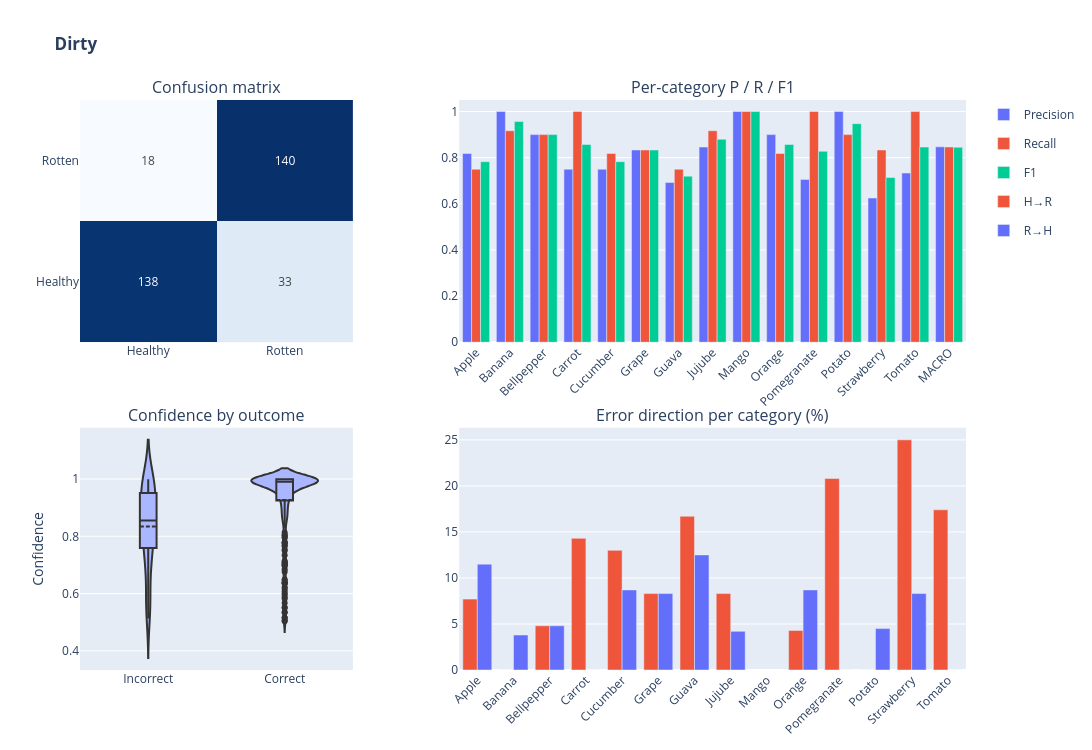
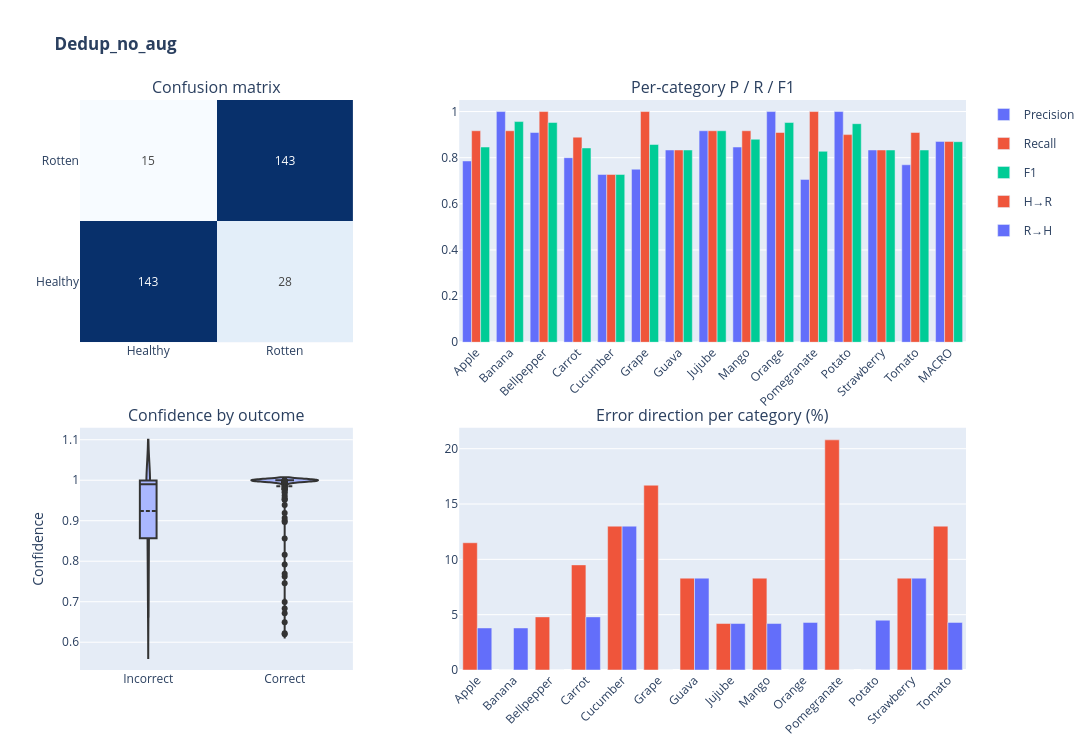
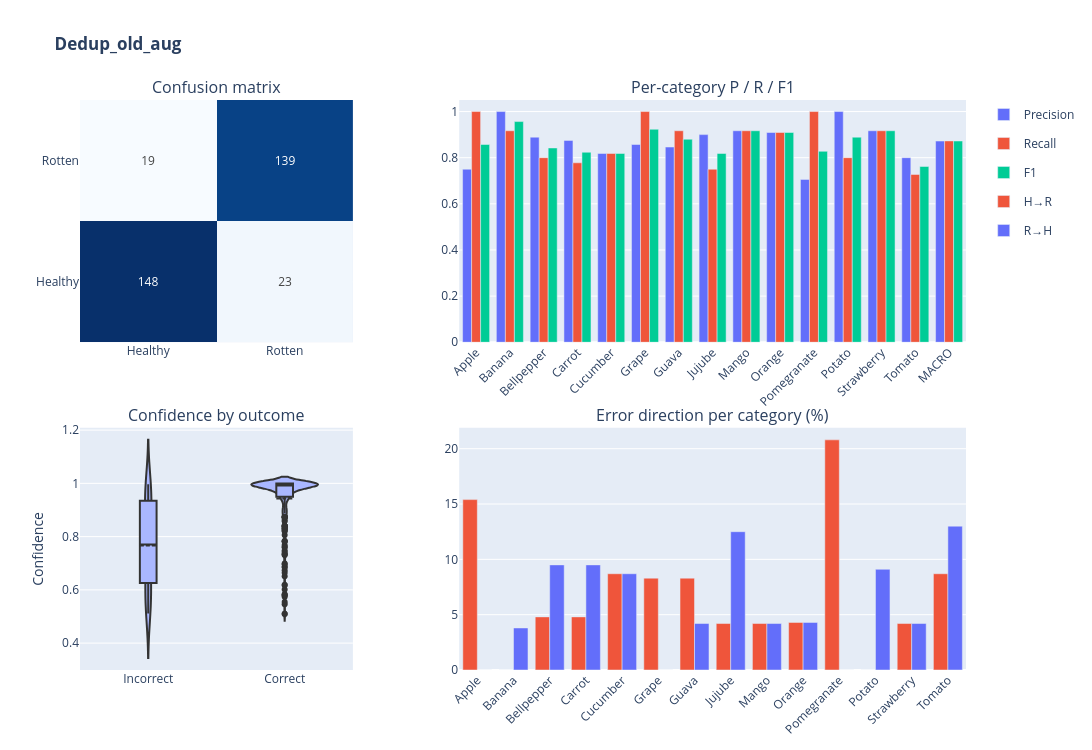
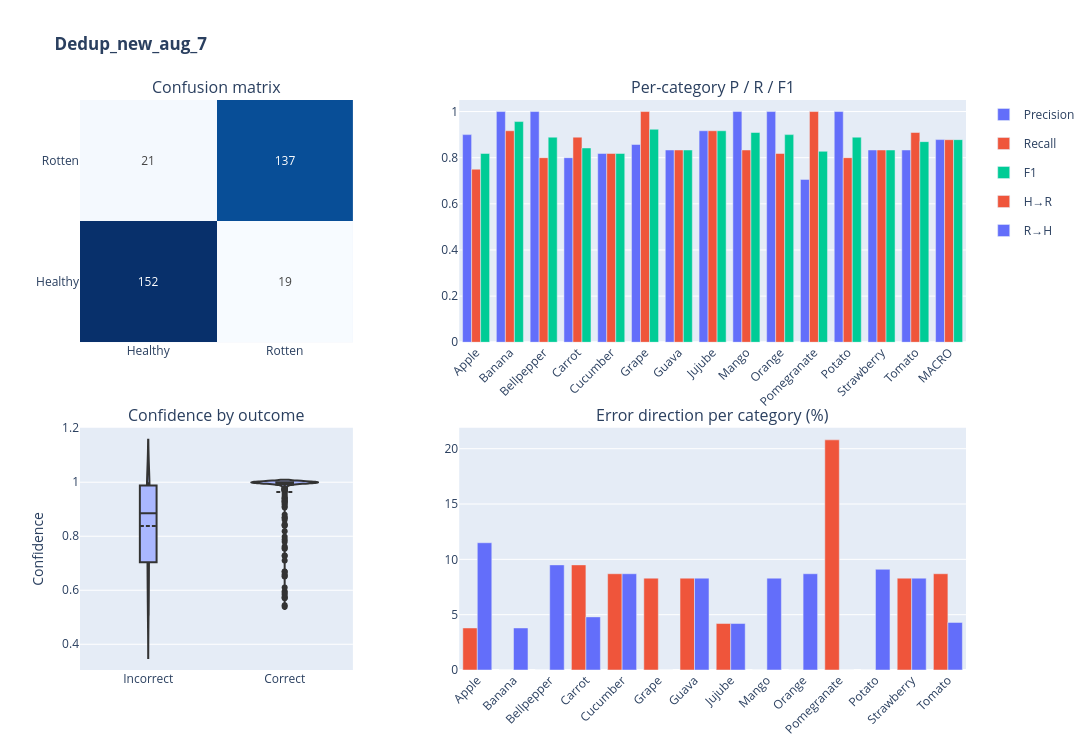

Notebook cell for these charts, in order:
### Markdown cell above
## 2. Cross-Model Comparison
High-level comparison across all models: overall accuracy, per-category breakdown, and an accuracy heatmap. Key observation: the dirty dataset (largest volume) outperforms cleaner subsets, suggesting data volume dominates over data cleanliness for this task at current scale.

### Code cell
for model_name, df in results.items():
    y_true = df["true_label"].values
    y_pred = df["pred"].values
    conf   = df["confidence"].values

    # ── Precompute all four panels ──
    cm = confusion_matrix(y_true, y_pred)

    categories = sorted(df["produce"].unique())
    rows = []
    for cat in categories:
        sub = df[df["produce"] == cat]
        p, r, f, _ = precision_recall_fscore_support(
            sub["true_label"], sub["pred"], average="binary", zero_division=0)
        rows.append({"Category": cat, "Precision": p, "Recall": r, "F1": f})
    p_mac, r_mac, f_mac, _ = precision_recall_fscore_support(
        y_true, y_pred, average="macro", zero_division=0)
    rows.append({"Category": "MACRO", "Precision": p_mac, "Recall": r_mac, "F1": f_mac})
    prf_df = pd.DataFrame(rows)

    errors = df[~df["correct"]].copy()
    errors["error_type"] = np.where(errors["true_label"] == 0, "H→R", "R→H")
    total = df.groupby("produce").size()
    breakdown = errors.groupby(["produce", "error_type"]).size().unstack(fill_value=0)
    breakdown_pct = (breakdown.div(total, axis=0) * 100).round(1)

    # ── Build 2x2 grid ──
    fig = make_subplots(
        rows=2, cols=2,
        subplot_titles=("Confusion matrix", "Per-category P / R / F1",
                        "Confidence by outcome",  "Error direction per category (%)"),
        horizontal_spacing=0.12, vertical_spacing=0.15,
        column_widths=[0.35, 0.65],
    )

    # 1. Confusion matrix
    fig.add_trace(go.Heatmap(
        z=cm, x=CLASS_NAMES, y=CLASS_NAMES, colorscale="Blues",
        text=cm, texttemplate="%{text}", showscale=False,
    ), row=1, col=1)

    # 2. P/R/F1 per category (grouped bars)
    for metric, color in [("Precision", "#636EFA"), ("Recall", "#EF553B"), ("F1", "#00CC96")]:
        fig.add_trace(go.Bar(
            name=metric, x=prf_df["Category"], y=prf_df[metric],
            marker_color=color, legendgroup=metric,
        ), row=1, col=2)

    # 3. Confidence distribution — violin (plays nice with grouped barmode elsewhere)
    fig.add_trace(go.Violin(
        x=np.where(df["correct"], "Correct", "Incorrect"),
        y=conf, box_visible=True, meanline_visible=True,
        points="outliers", line_color="#333", fillcolor="#AAB7FF",
        showlegend=False,
    ), row=2, col=1)

    # 4. Error direction
    err_long = breakdown_pct.reset_index().melt(id_vars="produce", var_name="error_type", value_name="value")
    for etype, color in [("H→R", "#EF553B"), ("R→H", "#636EFA")]:
        sub = err_long[err_long["error_type"] == etype]
        fig.add_trace(go.Bar(
            name=etype, x=sub["produce"], y=sub["value"],
            marker_color=color, legendgroup=etype,
        ), row=2, col=2)

    fig.update_layout(
        height=750, width=1300,
        title_text=f"<b>{model_name}</b>",
        barmode="group",
    )
    fig.update_xaxes(tickangle=-45, row=1, col=2)
    fig.update_xaxes(tickangle=-45, row=2, col=2)
    fig.update_yaxes(range=[0, 1.05], row=1, col=2)
    fig.update_yaxes(title_text="Confidence", row=2, col=1)

    fig.show()

### Figure 1 — Plotly figure (JSON) as saved in the notebook; plotly's stock layout.template omitted (floating-point values rounded to 4 significant figures; data arrays with more than 128 entries replaced by an {"elided": "..."} marker saying what was removed)
{"data": [{"colorscale": [[0, "rgb(247,251,255)"], [0.125, "rgb(222,235,247)"], [0.25, "rgb(198,219,239)"], [0.375, "rgb(158,202,225)"], [0.5, "rgb(107,174,214)"], [0.625, "rgb(66,146,198)"], [0.75, "rgb(33,113,181)"], [0.875, "rgb(8,81,156)"], [1, "rgb(8,48,107)"]], "showscale": false, "text": [[138, 33], [18, 140]], "texttemplate": "%{text}", "type": "heatmap", "x": ["Healthy", "Rotten"], "xaxis": "x", "y": ["Healthy", "Rotten"], "yaxis": "y", "z": [[138, 33], [18, 140]]}, {"legendgroup": "Precision", "marker": {"color": "#636EFA"}, "name": "Precision", "type": "bar", "x": ["Apple", "Banana", "Bellpepper", "Carrot", "Cucumber", "Grape", "Guava", "Jujube", "Mango", "Orange", "Pomegranate", "Potato", "Strawberry", "Tomato", "MACRO"], "xaxis": "x2", "y": [0.8182, 1.0, 0.9, 0.75, 0.75, 0.8333, 0.6923, 0.8462, 1.0, 0.9, 0.7059, 1.0, 0.625, 0.7333, 0.8469], "yaxis": "y2"}, {"legendgroup": "Recall", "marker": {"color": "#EF553B"}, "name": "Recall", "type": "bar", "x": ["Apple", "Banana", "Bellpepper", "Carrot", "Cucumber", "Grape", "Guava", "Jujube", "Mango", "Orange", "Pomegranate", "Potato", "Strawberry", "Tomato", "MACRO"], "xaxis": "x2", "y": [0.75, 0.9167, 0.9, 1.0, 0.8182, 0.8333, 0.75, 0.9167, 1.0, 0.8182, 1.0, 0.9, 0.8333, 1.0, 0.8465], "yaxis": "y2"}, {"legendgroup": "F1", "marker": {"color": "#00CC96"}, "name": "F1", "type": "bar", "x": ["Apple", "Banana", "Bellpepper", "Carrot", "Cucumber", "Grape", "Guava", "Jujube", "Mango", "Orange", "Pomegranate", "Potato", "Strawberry", "Tomato", "MACRO"], "xaxis": "x2", "y": [0.7826, 0.9565, 0.9, 0.8571, 0.7826, 0.8333, 0.72, 0.88, 1.0, 0.8571, 0.8276, 0.9474, 0.7143, 0.8462, 0.845], "yaxis": "y2"}, {"box": {"visible": true}, "fillcolor": "#AAB7FF", "line": {"color": "#333"}, "meanline": {"visible": true}, "points": "outliers", "showlegend": false, "type": "violin", "x": {"elided": "329 str values"}, "xaxis": "x3", "y": {"elided": "329 float values"}, "yaxis": "y3"}, {"legendgroup": "H→R", "marker": {"color": "#EF553B"}, "name": "H→R", "type": "bar", "x": ["Apple", "Banana", "Bellpepper", "Carrot", "Cucumber", "Grape", "Guava", "Jujube", "Mango", "Orange", "Pomegranate", "Potato", "Strawberry", "Tomato"], "xaxis": "x4", "y": [7.7, 0.0, 4.8, 14.3, 13.0, 8.3, 16.7, 8.3, NaN, 4.3, 20.8, 0.0, 25.0, 17.4], "yaxis": "y4"}, {"legendgroup": "R→H", "marker": {"color": "#636EFA"}, "name": "R→H", "type": "bar", "x": ["Apple", "Banana", "Bellpepper", "Carrot", "Cucumber", "Grape", "Guava", "Jujube", "Mango", "Orange", "Pomegranate", "Potato", "Strawberry", "Tomato"], "xaxis": "x4", "y": [11.5, 3.8, 4.8, 0.0, 8.7, 8.3, 12.5, 4.2, NaN, 8.7, 0.0, 4.5, 8.3, 0.0], "yaxis": "y4"}], "layout": {"annotations": [{"font": {"size": 16}, "showarrow": false, "text": "Confusion matrix", "x": 0.154, "xanchor": "center", "xref": "paper", "y": 1, "yanchor": "bottom", "yref": "paper"}, {"font": {"size": 16}, "showarrow": false, "text": "Per-category P / R / F1", "x": 0.714, "xanchor": "center", "xref": "paper", "y": 1, "yanchor": "bottom", "yref": "paper"}, {"font": {"size": 16}, "showarrow": false, "text": "Confidence by outcome", "x": 0.154, "xanchor": "center", "xref": "paper", "y": 0.425, "yanchor": "bottom", "yref": "paper"}, {"font": {"size": 16}, "showarrow": false, "text": "Error direction per category (%)", "x": 0.714, "xanchor": "center", "xref": "paper", "y": 0.425, "yanchor": "bottom", "yref": "paper"}], "barmode": "group", "height": 750, "title": {"text": "<b>Dirty</b>"}, "width": 1300, "xaxis": {"anchor": "y", "domain": [0, 0.308]}, "xaxis2": {"anchor": "y2", "domain": [0.428, 1], "tickangle": -45}, "xaxis3": {"anchor": "y3", "domain": [0, 0.308]}, "xaxis4": {"anchor": "y4", "domain": [0.428, 1], "tickangle": -45}, "yaxis": {"anchor": "x", "domain": [0.575, 1]}, "yaxis2": {"anchor": "x2", "domain": [0.575, 1], "range": [0, 1.05]}, "yaxis3": {"anchor": "x3", "domain": [0, 0.425], "title": {"text": "Confidence"}}, "yaxis4": {"anchor": "x4", "domain": [0, 0.425]}}}

### Figure 2 — Plotly figure (JSON) as saved in the notebook; plotly's stock layout.template omitted (floating-point values rounded to 4 significant figures; data arrays with more than 128 entries replaced by an {"elided": "..."} marker saying what was removed)
{"data": [{"colorscale": [[0, "rgb(247,251,255)"], [0.125, "rgb(222,235,247)"], [0.25, "rgb(198,219,239)"], [0.375, "rgb(158,202,225)"], [0.5, "rgb(107,174,214)"], [0.625, "rgb(66,146,198)"], [0.75, "rgb(33,113,181)"], [0.875, "rgb(8,81,156)"], [1, "rgb(8,48,107)"]], "showscale": false, "text": [[143, 28], [15, 143]], "texttemplate": "%{text}", "type": "heatmap", "x": ["Healthy", "Rotten"], "xaxis": "x", "y": ["Healthy", "Rotten"], "yaxis": "y", "z": [[143, 28], [15, 143]]}, {"legendgroup": "Precision", "marker": {"color": "#636EFA"}, "name": "Precision", "type": "bar", "x": ["Apple", "Banana", "Bellpepper", "Carrot", "Cucumber", "Grape", "Guava", "Jujube", "Mango", "Orange", "Pomegranate", "Potato", "Strawberry", "Tomato", "MACRO"], "xaxis": "x2", "y": [0.7857, 1.0, 0.9091, 0.8, 0.7273, 0.75, 0.8333, 0.9167, 0.8462, 1.0, 0.7059, 1.0, 0.8333, 0.7692, 0.8707], "yaxis": "y2"}, {"legendgroup": "Recall", "marker": {"color": "#EF553B"}, "name": "Recall", "type": "bar", "x": ["Apple", "Banana", "Bellpepper", "Carrot", "Cucumber", "Grape", "Guava", "Jujube", "Mango", "Orange", "Pomegranate", "Potato", "Strawberry", "Tomato", "MACRO"], "xaxis": "x2", "y": [0.9167, 0.9167, 1.0, 0.8889, 0.7273, 1.0, 0.8333, 0.9167, 0.9167, 0.9091, 1.0, 0.9, 0.8333, 0.9091, 0.8707], "yaxis": "y2"}, {"legendgroup": "F1", "marker": {"color": "#00CC96"}, "name": "F1", "type": "bar", "x": ["Apple", "Banana", "Bellpepper", "Carrot", "Cucumber", "Grape", "Guava", "Jujube", "Mango", "Orange", "Pomegranate", "Potato", "Strawberry", "Tomato", "MACRO"], "xaxis": "x2", "y": [0.8462, 0.9565, 0.9524, 0.8421, 0.7273, 0.8571, 0.8333, 0.9167, 0.88, 0.9524, 0.8276, 0.9474, 0.8333, 0.8333, 0.8693], "yaxis": "y2"}, {"box": {"visible": true}, "fillcolor": "#AAB7FF", "line": {"color": "#333"}, "meanline": {"visible": true}, "points": "outliers", "showlegend": false, "type": "violin", "x": {"elided": "329 str values"}, "xaxis": "x3", "y": {"elided": "329 float values"}, "yaxis": "y3"}, {"legendgroup": "H→R", "marker": {"color": "#EF553B"}, "name": "H→R", "type": "bar", "x": ["Apple", "Banana", "Bellpepper", "Carrot", "Cucumber", "Grape", "Guava", "Jujube", "Mango", "Orange", "Pomegranate", "Potato", "Strawberry", "Tomato"], "xaxis": "x4", "y": [11.5, 0.0, 4.8, 9.5, 13.0, 16.7, 8.3, 4.2, 8.3, 0.0, 20.8, 0.0, 8.3, 13.0], "yaxis": "y4"}, {"legendgroup": "R→H", "marker": {"color": "#636EFA"}, "name": "R→H", "type": "bar", "x": ["Apple", "Banana", "Bellpepper", "Carrot", "Cucumber", "Grape", "Guava", "Jujube", "Mango", "Orange", "Pomegranate", "Potato", "Strawberry", "Tomato"], "xaxis": "x4", "y": [3.8, 3.8, 0.0, 4.8, 13.0, 0.0, 8.3, 4.2, 4.2, 4.3, 0.0, 4.5, 8.3, 4.3], "yaxis": "y4"}], "layout": {"annotations": [{"font": {"size": 16}, "showarrow": false, "text": "Confusion matrix", "x": 0.154, "xanchor": "center", "xref": "paper", "y": 1, "yanchor": "bottom", "yref": "paper"}, {"font": {"size": 16}, "showarrow": false, "text": "Per-category P / R / F1", "x": 0.714, "xanchor": "center", "xref": "paper", "y": 1, "yanchor": "bottom", "yref": "paper"}, {"font": {"size": 16}, "showarrow": false, "text": "Confidence by outcome", "x": 0.154, "xanchor": "center", "xref": "paper", "y": 0.425, "yanchor": "bottom", "yref": "paper"}, {"font": {"size": 16}, "showarrow": false, "text": "Error direction per category (%)", "x": 0.714, "xanchor": "center", "xref": "paper", "y": 0.425, "yanchor": "bottom", "yref": "paper"}], "barmode": "group", "height": 750, "title": {"text": "<b>Dedup_no_aug</b>"}, "width": 1300, "xaxis": {"anchor": "y", "domain": [0, 0.308]}, "xaxis2": {"anchor": "y2", "domain": [0.428, 1], "tickangle": -45}, "xaxis3": {"anchor": "y3", "domain": [0, 0.308]}, "xaxis4": {"anchor": "y4", "domain": [0.428, 1], "tickangle": -45}, "yaxis": {"anchor": "x", "domain": [0.575, 1]}, "yaxis2": {"anchor": "x2", "domain": [0.575, 1], "range": [0, 1.05]}, "yaxis3": {"anchor": "x3", "domain": [0, 0.425], "title": {"text": "Confidence"}}, "yaxis4": {"anchor": "x4", "domain": [0, 0.425]}}}

### Figure 3 — Plotly figure (JSON) as saved in the notebook; plotly's stock layout.template omitted (floating-point values rounded to 4 significant figures; data arrays with more than 128 entries replaced by an {"elided": "..."} marker saying what was removed)
{"data": [{"colorscale": [[0, "rgb(247,251,255)"], [0.125, "rgb(222,235,247)"], [0.25, "rgb(198,219,239)"], [0.375, "rgb(158,202,225)"], [0.5, "rgb(107,174,214)"], [0.625, "rgb(66,146,198)"], [0.75, "rgb(33,113,181)"], [0.875, "rgb(8,81,156)"], [1, "rgb(8,48,107)"]], "showscale": false, "text": [[148, 23], [19, 139]], "texttemplate": "%{text}", "type": "heatmap", "x": ["Healthy", "Rotten"], "xaxis": "x", "y": ["Healthy", "Rotten"], "yaxis": "y", "z": [[148, 23], [19, 139]]}, {"legendgroup": "Precision", "marker": {"color": "#636EFA"}, "name": "Precision", "type": "bar", "x": ["Apple", "Banana", "Bellpepper", "Carrot", "Cucumber", "Grape", "Guava", "Jujube", "Mango", "Orange", "Pomegranate", "Potato", "Strawberry", "Tomato", "MACRO"], "xaxis": "x2", "y": [0.75, 1.0, 0.8889, 0.875, 0.8182, 0.8571, 0.8462, 0.9, 0.9167, 0.9091, 0.7059, 1.0, 0.9167, 0.8, 0.8721], "yaxis": "y2"}, {"legendgroup": "Recall", "marker": {"color": "#EF553B"}, "name": "Recall", "type": "bar", "x": ["Apple", "Banana", "Bellpepper", "Carrot", "Cucumber", "Grape", "Guava", "Jujube", "Mango", "Orange", "Pomegranate", "Potato", "Strawberry", "Tomato", "MACRO"], "xaxis": "x2", "y": [1.0, 0.9167, 0.8, 0.7778, 0.8182, 1.0, 0.9167, 0.75, 0.9167, 0.9091, 1.0, 0.8, 0.9167, 0.7273, 0.8726], "yaxis": "y2"}, {"legendgroup": "F1", "marker": {"color": "#00CC96"}, "name": "F1", "type": "bar", "x": ["Apple", "Banana", "Bellpepper", "Carrot", "Cucumber", "Grape", "Guava", "Jujube", "Mango", "Orange", "Pomegranate", "Potato", "Strawberry", "Tomato", "MACRO"], "xaxis": "x2", "y": [0.8571, 0.9565, 0.8421, 0.8235, 0.8182, 0.9231, 0.88, 0.8182, 0.9167, 0.9091, 0.8276, 0.8889, 0.9167, 0.7619, 0.8722], "yaxis": "y2"}, {"box": {"visible": true}, "fillcolor": "#AAB7FF", "line": {"color": "#333"}, "meanline": {"visible": true}, "points": "outliers", "showlegend": false, "type": "violin", "x": {"elided": "329 str values"}, "xaxis": "x3", "y": {"elided": "329 float values"}, "yaxis": "y3"}, {"legendgroup": "H→R", "marker": {"color": "#EF553B"}, "name": "H→R", "type": "bar", "x": ["Apple", "Banana", "Bellpepper", "Carrot", "Cucumber", "Grape", "Guava", "Jujube", "Mango", "Orange", "Pomegranate", "Potato", "Strawberry", "Tomato"], "xaxis": "x4", "y": [15.4, 0.0, 4.8, 4.8, 8.7, 8.3, 8.3, 4.2, 4.2, 4.3, 20.8, 0.0, 4.2, 8.7], "yaxis": "y4"}, {"legendgroup": "R→H", "marker": {"color": "#636EFA"}, "name": "R→H", "type": "bar", "x": ["Apple", "Banana", "Bellpepper", "Carrot", "Cucumber", "Grape", "Guava", "Jujube", "Mango", "Orange", "Pomegranate", "Potato", "Strawberry", "Tomato"], "xaxis": "x4", "y": [0.0, 3.8, 9.5, 9.5, 8.7, 0.0, 4.2, 12.5, 4.2, 4.3, 0.0, 9.1, 4.2, 13.0], "yaxis": "y4"}], "layout": {"annotations": [{"font": {"size": 16}, "showarrow": false, "text": "Confusion matrix", "x": 0.154, "xanchor": "center", "xref": "paper", "y": 1, "yanchor": "bottom", "yref": "paper"}, {"font": {"size": 16}, "showarrow": false, "text": "Per-category P / R / F1", "x": 0.714, "xanchor": "center", "xref": "paper", "y": 1, "yanchor": "bottom", "yref": "paper"}, {"font": {"size": 16}, "showarrow": false, "text": "Confidence by outcome", "x": 0.154, "xanchor": "center", "xref": "paper", "y": 0.425, "yanchor": "bottom", "yref": "paper"}, {"font": {"size": 16}, "showarrow": false, "text": "Error direction per category (%)", "x": 0.714, "xanchor": "center", "xref": "paper", "y": 0.425, "yanchor": "bottom", "yref": "paper"}], "barmode": "group", "height": 750, "title": {"text": "<b>Dedup_old_aug</b>"}, "width": 1300, "xaxis": {"anchor": "y", "domain": [0, 0.308]}, "xaxis2": {"anchor": "y2", "domain": [0.428, 1], "tickangle": -45}, "xaxis3": {"anchor": "y3", "domain": [0, 0.308]}, "xaxis4": {"anchor": "y4", "domain": [0.428, 1], "tickangle": -45}, "yaxis": {"anchor": "x", "domain": [0.575, 1]}, "yaxis2": {"anchor": "x2", "domain": [0.575, 1], "range": [0, 1.05]}, "yaxis3": {"anchor": "x3", "domain": [0, 0.425], "title": {"text": "Confidence"}}, "yaxis4": {"anchor": "x4", "domain": [0, 0.425]}}}

### Figure 4 — Plotly figure (JSON) as saved in the notebook; plotly's stock layout.template omitted (floating-point values rounded to 4 significant figures; data arrays with more than 128 entries replaced by an {"elided": "..."} marker saying what was removed)
{"data": [{"colorscale": [[0, "rgb(247,251,255)"], [0.125, "rgb(222,235,247)"], [0.25, "rgb(198,219,239)"], [0.375, "rgb(158,202,225)"], [0.5, "rgb(107,174,214)"], [0.625, "rgb(66,146,198)"], [0.75, "rgb(33,113,181)"], [0.875, "rgb(8,81,156)"], [1, "rgb(8,48,107)"]], "showscale": false, "text": [[152, 19], [21, 137]], "texttemplate": "%{text}", "type": "heatmap", "x": ["Healthy", "Rotten"], "xaxis": "x", "y": ["Healthy", "Rotten"], "yaxis": "y", "z": [[152, 19], [21, 137]]}, {"legendgroup": "Precision", "marker": {"color": "#636EFA"}, "name": "Precision", "type": "bar", "x": ["Apple", "Banana", "Bellpepper", "Carrot", "Cucumber", "Grape", "Guava", "Jujube", "Mango", "Orange", "Pomegranate", "Potato", "Strawberry", "Tomato", "MACRO"], "xaxis": "x2", "y": [0.9, 1.0, 1.0, 0.8, 0.8182, 0.8571, 0.8333, 0.9167, 1.0, 1.0, 0.7059, 1.0, 0.8333, 0.8333, 0.8784], "yaxis": "y2"}, {"legendgroup": "Recall", "marker": {"color": "#EF553B"}, "name": "Recall", "type": "bar", "x": ["Apple", "Banana", "Bellpepper", "Carrot", "Cucumber", "Grape", "Guava", "Jujube", "Mango", "Orange", "Pomegranate", "Potato", "Strawberry", "Tomato", "MACRO"], "xaxis": "x2", "y": [0.75, 0.9167, 0.8, 0.8889, 0.8182, 1.0, 0.8333, 0.9167, 0.8333, 0.8182, 1.0, 0.8, 0.8333, 0.9091, 0.878], "yaxis": "y2"}, {"legendgroup": "F1", "marker": {"color": "#00CC96"}, "name": "F1", "type": "bar", "x": ["Apple", "Banana", "Bellpepper", "Carrot", "Cucumber", "Grape", "Guava", "Jujube", "Mango", "Orange", "Pomegranate", "Potato", "Strawberry", "Tomato", "MACRO"], "xaxis": "x2", "y": [0.8182, 0.9565, 0.8889, 0.8421, 0.8182, 0.9231, 0.8333, 0.9167, 0.9091, 0.9, 0.8276, 0.8889, 0.8333, 0.8696, 0.8782], "yaxis": "y2"}, {"box": {"visible": true}, "fillcolor": "#AAB7FF", "line": {"color": "#333"}, "meanline": {"visible": true}, "points": "outliers", "showlegend": false, "type": "violin", "x": {"elided": "329 str values"}, "xaxis": "x3", "y": {"elided": "329 float values"}, "yaxis": "y3"}, {"legendgroup": "H→R", "marker": {"color": "#EF553B"}, "name": "H→R", "type": "bar", "x": ["Apple", "Banana", "Bellpepper", "Carrot", "Cucumber", "Grape", "Guava", "Jujube", "Mango", "Orange", "Pomegranate", "Potato", "Strawberry", "Tomato"], "xaxis": "x4", "y": [3.8, 0.0, 0.0, 9.5, 8.7, 8.3, 8.3, 4.2, 0.0, 0.0, 20.8, 0.0, 8.3, 8.7], "yaxis": "y4"}, {"legendgroup": "R→H", "marker": {"color": "#636EFA"}, "name": "R→H", "type": "bar", "x": ["Apple", "Banana", "Bellpepper", "Carrot", "Cucumber", "Grape", "Guava", "Jujube", "Mango", "Orange", "Pomegranate", "Potato", "Strawberry", "Tomato"], "xaxis": "x4", "y": [11.5, 3.8, 9.5, 4.8, 8.7, 0.0, 8.3, 4.2, 8.3, 8.7, 0.0, 9.1, 8.3, 4.3], "yaxis": "y4"}], "layout": {"annotations": [{"font": {"size": 16}, "showarrow": false, "text": "Confusion matrix", "x": 0.154, "xanchor": "center", "xref": "paper", "y": 1, "yanchor": "bottom", "yref": "paper"}, {"font": {"size": 16}, "showarrow": false, "text": "Per-category P / R / F1", "x": 0.714, "xanchor": "center", "xref": "paper", "y": 1, "yanchor": "bottom", "yref": "paper"}, {"font": {"size": 16}, "showarrow": false, "text": "Confidence by outcome", "x": 0.154, "xanchor": "center", "xref": "paper", "y": 0.425, "yanchor": "bottom", "yref": "paper"}, {"font": {"size": 16}, "showarrow": false, "text": "Error direction per category (%)", "x": 0.714, "xanchor": "center", "xref": "paper", "y": 0.425, "yanchor": "bottom", "yref": "paper"}], "barmode": "group", "height": 750, "title": {"text": "<b>Dedup_new_aug_7</b>"}, "width": 1300, "xaxis": {"anchor": "y", "domain": [0, 0.308]}, "xaxis2": {"anchor": "y2", "domain": [0.428, 1], "tickangle": -45}, "xaxis3": {"anchor": "y3", "domain": [0, 0.308]}, "xaxis4": {"anchor": "y4", "domain": [0.428, 1], "tickangle": -45}, "yaxis": {"anchor": "x", "domain": [0.575, 1]}, "yaxis2": {"anchor": "x2", "domain": [0.575, 1], "range": [0, 1.05]}, "yaxis3": {"anchor": "x3", "domain": [0, 0.425], "title": {"text": "Confidence"}}, "yaxis4": {"anchor": "x4", "domain": [0, 0.425]}}}
